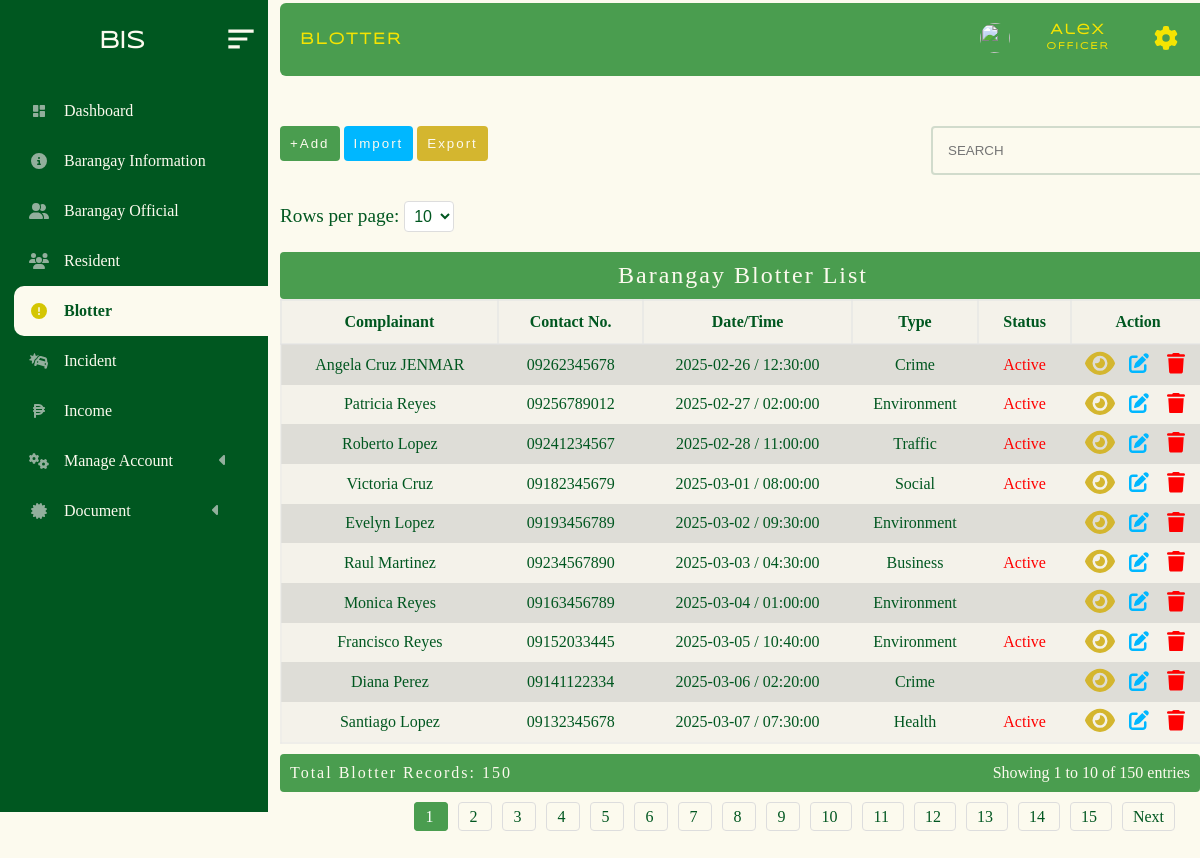
The page /administrator/admin_panel/blotter.php (signed in) on the database as committed earlier.
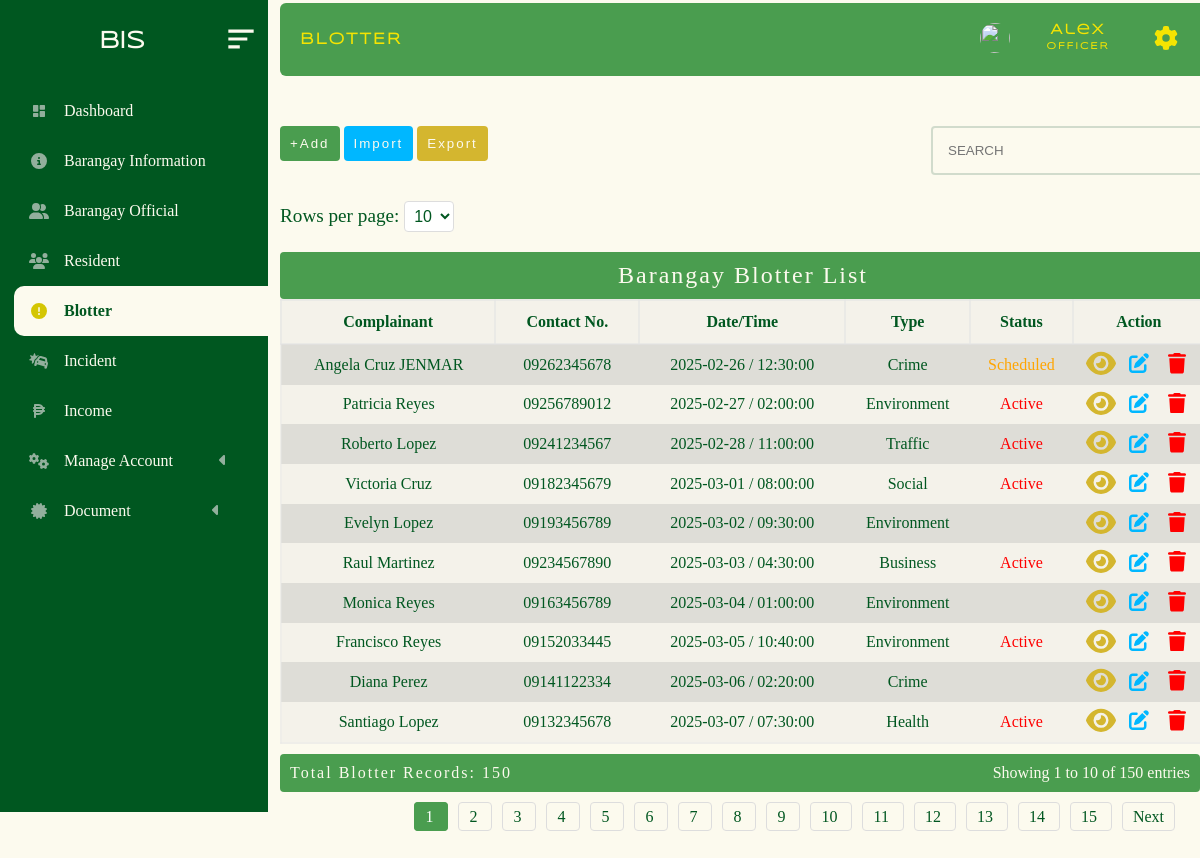
The same page on the database as committed later.
### tables this page shows
CREATE TABLE `barangay_blotter` (
  `subject` varchar(200) NOT NULL,
  `cell_no` varchar(200) NOT NULL,
  `place` varchar(200) NOT NULL,
  `tanod` varchar(200) NOT NULL,
  `date` date NOT NULL,
  `time` time NOT NULL,
  `status` int(11) NOT NULL,
  `id` bigint(20) NOT NULL,
  `complainant` varchar(200) NOT NULL,
  `age` int(11) NOT NULL,
  `address_complainant` varchar(200) NOT NULL,
  `complained_name` varchar(200) NOT NULL,
  `add_complained_name` varchar(200) NOT NULL,
  `details_reason` text NOT NULL,
  `type` varchar(200) NOT NULL
);

### administrator/admin_panel/brgy_blotter/blotter.php (the view, shortened to what this page needs)
<!DOCTYPE html>
<html lang="en">
<head>
</head>
<body>
<?php
require("../../database/conn_db.php");
$page = isset($_GET['page']) ? max(1, (int)$_GET['page']) : 1;
$limit = isset($_GET['limit']) ? max(1, (int)$_GET['limit']) : 10;
$offset = ($page - 1) * $limit;
$countQuery = "SELECT COUNT(*) AS total FROM barangay_blotter";
$countResult = $conn->query($countQuery);
$totalRows = $countResult->fetch_assoc()['total'];
$totalPages = max(1, ceil($totalRows / $limit));
$startRow = ($page - 1) * $limit + 1;
$endRow = min($page * $limit, $totalRows);
$sql = "SELECT * FROM barangay_blotter ORDER BY id DESC LIMIT $limit OFFSET $offset";
$result = $conn->query($sql);
if ($result->num_rows > 0) {?>
    <div class="limit-selector">
        <form method="GET" action="">
            <label for="limit">Rows per page:</label>
            <select name="limit" id="limit" onchange="this.form.submit()">
                <option value="10" <?php if ($limit == 10) echo 'selected'; ?>>10</option>
            </select>
        </form>
    </div>
    <table>
        <caption>Barangay Blotter List</caption>
        <tr>
            <th>Complainant</th>
            <th>Contact No.</th>
            <th>Date/Time</th>
            <th>Type</th>
            <th>Status</th>
            <th>Action</th>
        </tr>
        <?php while($row = $result->fetch_assoc()) {
            ?>
            <tr class="table_hover">
                <td><?php echo $row["complainant"]; ?></td>
                <td><?php echo $row["cell_no"]; ?></td>
                <td><?php echo $row["date"] . " / " . $row["time"]; ?></td>
                <td><?php echo $row["type"]; ?></td>
                <td>
                    <?php
                    $status = $row["status"];
                    if ($status == 1) {
                        echo "<p style='color:red;'>Active</p>";
                    } elseif ($status == 2) {
                        echo "<p style='color:green;'>Settled</p>";
                    } elseif ($status == 3) {
                        echo "<p style='color:orange;'>Scheduled</p>";
                    }
                    ?>
                </td>
                <td>
                <div id = "form_up_del_official">
                    <button  id = "view_resident_btn"  class = "view_btn" data-id= <?php echo $row ["id"] ?>></button>
                    <button  id = "update_official_btn" class = "update_btn" data-id= <?php echo $row ["id"] ?>></button>
                    <button id = "delete_official_btn" class = "delete_btn_blotter" data-id= <?php echo $row ["id"] ?>></button>
                </div>
                </td>
            </tr>
        <?php } ?>
    </table>
    <div class="table-footer">
        <div class="total-count">Total Blotter Records: <?php echo $totalRows; ?></div>
        <div class="pagination-info">
            Showing <?php echo $startRow; ?> to <?php echo $endRow; ?> of <?php echo $totalRows; ?> entries
        </div>
    </div>
    <div class="pagination">
        <?php for ($i = 1; $i <= $totalPages; $i++): ?>
            <a href="?page=<?php echo $i; ?>&limit=<?php echo $limit; ?>" class="<?php echo $i == $page ? 'active' : ''; ?>">
                <?php echo $i; ?>
            </a>
        <?php endfor; ?>
        <?php if ($page < $totalPages): ?>
            <a href="?page=<?php echo $page + 1; ?>&limit=<?php echo $limit; ?>">Next</a>
        <?php endif; ?>
    </div>
<?php }
?>
        <?php include("update_temp.php");?>
        <?php include('view_temp.php')?>
</body>
</html>

Rows that differ between the two databases and show on the page:
changed barangay_blotter "Angela Cruz JENMAR": status "Active" → "Scheduled"
